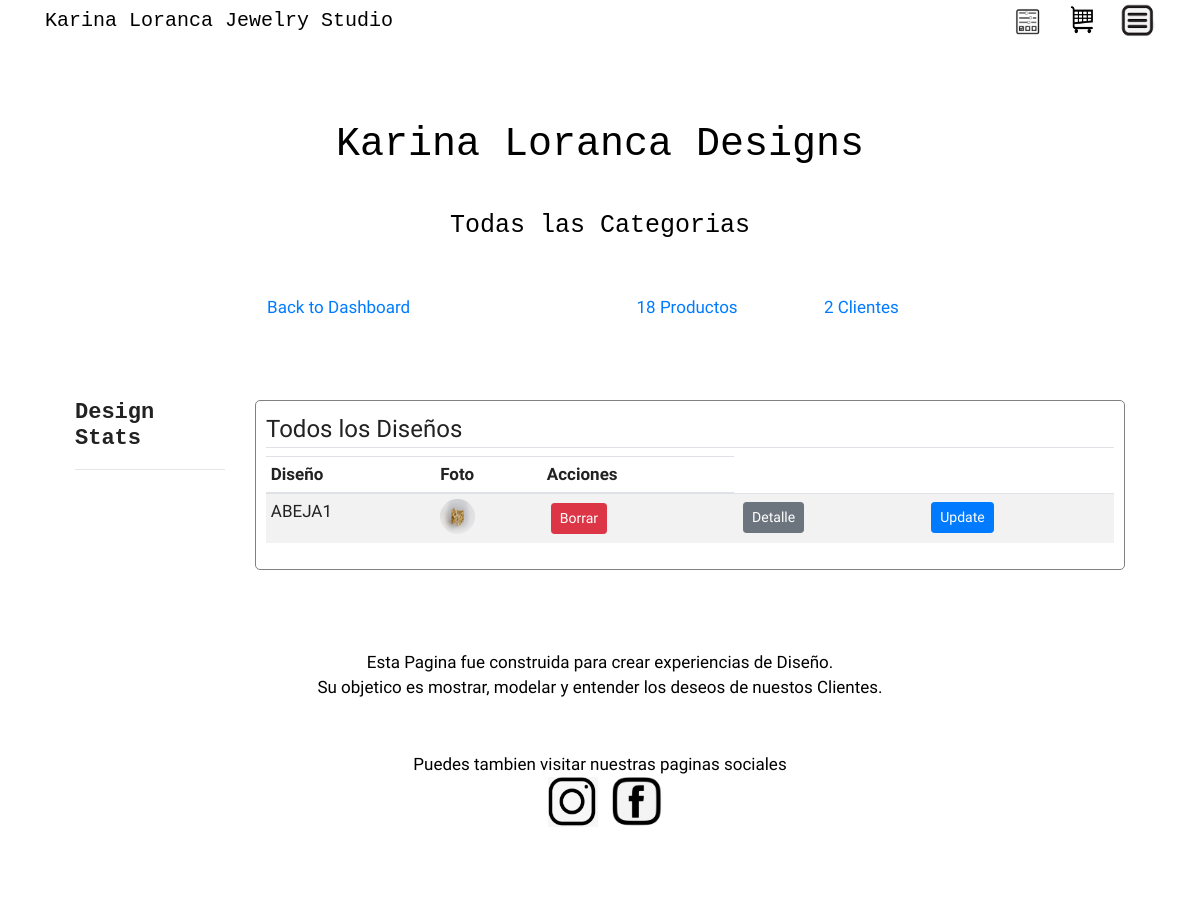
Page /designs_table (signed in) on the earlier database version.
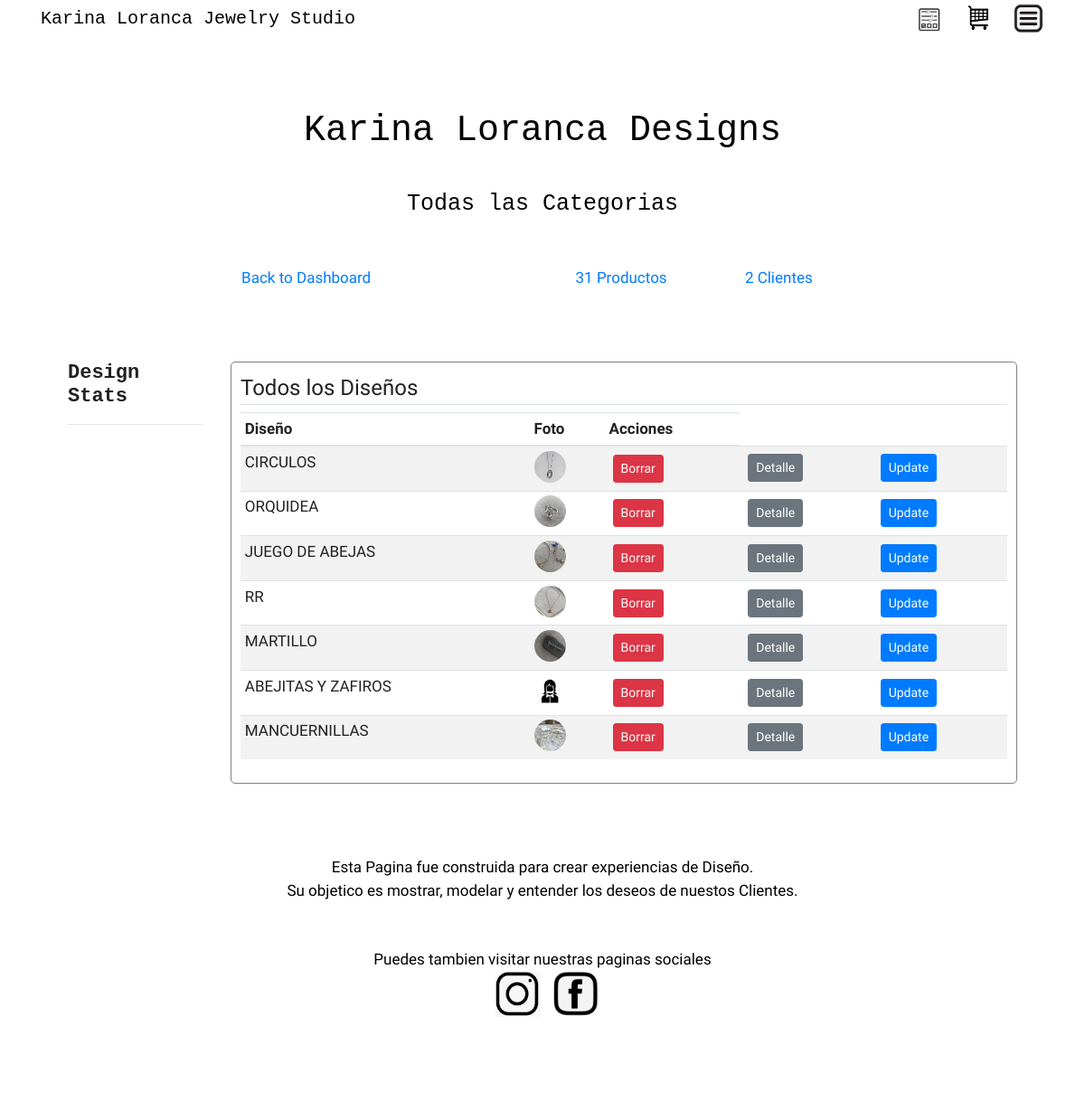
Same page on the later database version.
### kl_designs/models.py (models this page shows, shortened)
class Design(db.Model):
    __table_args__ = {'extend_existing': True}
    id = db.Column(db.Integer, primary_key=True)
    design_name = db.Column(db.String(100), nullable=False)
    description = db.Column(db.String(100), nullable=False)
    image_file = db.Column(db.String(20), nullable=False, default='default.jpg')
    date_posted = db.Column(db.DateTime, nullable=False, default=datetime.utcnow)

### kl_designs/views/designs/routes_designs.py (the view)
@designs.route("/designs_table")
@login_required
def table_designs():
        designs = Design.query.all()
        design_count = db.session.query(Design.id).count()
        user_count = db.session.query(User.id).count()
        product_count = db.session.query(Product.productid).count()
        return render_template('design/designs_table.html',
                               designs=designs, design_count=design_count,
                               product_count=product_count, user_count=user_count)

### kl_designs/models.py (called while the page is built)
@login_manager.user_loader
def load_user(user_id):
    return User.query.get(int(user_id))

### kl_designs/templates/design/designs_table.html (shortened to what this page needs)
{% extends 'main/layout.html' %}
{% block additional_css %}
<link rel="stylesheet" type="text/css" href="{{ url_for('static', filename='uxdes4.css') }}"/>
    <link rel="stylesheet" type="text/css" href="{{ url_for('static', filename='view_admin.css') }}"/>
{% endblock %}
{% block main_content %}
    <div class="container">
    {% if current_user.is_authenticated %}
    <div class="hero">
        <h1>Karina Loranca Designs</h1>
    <small>
      Todas las Categorias
    </small>
    </div>
    <div class="stats">
        <div class="stat"><a href="{{ url_for('admins.index') }}"> Back to Dashboard </a></div>
        <div class="stat"> {% if product_count %} <a href="{{ url_for('products.table_products') }}">{{ product_count }} Productos</a>  {% endif %}</div>
        <div class="stat"> {% if user_count %} <a href="{{ url_for('admins.user_stats') }}">{{ user_count }} Clientes</a>  {% endif %}</div>
    </div>
        <div class="row">
            <div class="col-md-2">
                <div class="actions">
                    <h2>Design Stats</h2>
                    <hr>
                </div>
            </div>
            <div class="col-md-10">
                <div class="content-section-admin-user">
                <legend class="border-bottom mb-2">Todos los Diseños</legend>
                    <div class="table-responsive">
                        <table class="table table-sm table-condensed table-striped" id="Cart">
                            <thead>
                            <tr>
                                <th scope="col">Diseño</th>
                                <th scope="col">Foto</th>
                                <th scope="col">Acciones</th>
                            </tr>
                            </thead>
                            <tbody>
                            {% for d in designs %}
                                <td scope="col"> {{ d.design_name }}</td>
                                <td scope="col"><img class="category_table" src="{{ url_for('static', filename='photos/' + d.image_file) }}"></td>
                                <td scope="col"> <button type="button" class="btn btn-danger btn-sm m-1" data-toggle="modal" data-target="#deleteModal">Borrar</button></td>
                                <td scope="col"> <a class="btn btn-secondary btn-sm m-1" href="{{ url_for('designs.design', id=d.id) }}">Detalle</a> </td>
                                 <td scope="col"> <a class="btn btn-primary btn-sm m-1" href="{{ url_for('designs.update_design', id=d.id) }}">Update</a> </td>
                            {% endfor %}
                            </tbody>
                        </table>
                    </div>
                </div>
            </div>
        </div>
    {% endif %}
{% endblock main_content %}

Differences in the rows shown:
removed Design: design_name "ABEJA1", image_file (picture)
added Design: design_name "CIRCULOS", image_file (picture)
added Design: design_name "ORQUIDEA", image_file (picture)
added Design: design_name "JUEGO DE ABEJAS", image_file (picture)
added Design: design_name "RR", image_file (picture)
added Design: design_name "MARTILLO", image_file (picture)
added Design: design_name "ABEJITAS Y ZAFIROS", image_file (placeholder picture)
added Design: design_name "MANCUERNILLAS", image_file (picture)
Other differences:
{{ product_count }}: "18" → "31"
